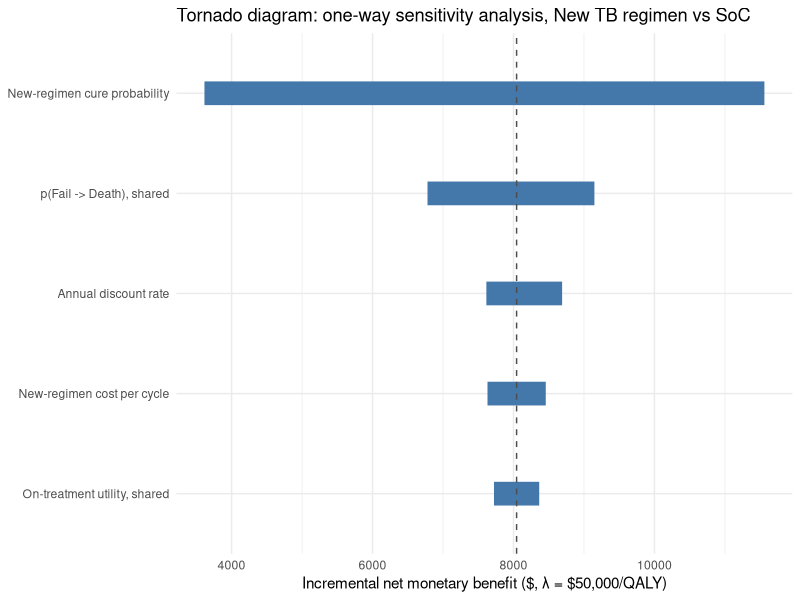

The R script that drew this image:
# Extracted from ch25_handling_uncertainty.typ, lines 273-300
# Section: === Constructing the tornado diagram
# Chapter: 25

library(ggplot2)
library(dplyr)

owsa_results <- tibble::tribble(
  ~parameter,                              ~low,  ~high,
  "New-regimen cure probability",          3615,  11560,
  "p(Fail -> Death), shared",              6780,   9148,
  "Annual discount rate",                  8690,   7615,   # note: low bound gives HIGHER NMB here
  "New-regimen cost per cycle",            8458,   7631,
  "On-treatment utility, shared",          8365,   7723
) %>%
  mutate(
    swing = abs(high - low),
    parameter = forcats::fct_reorder(parameter, swing)   # sort by swing for the funnel shape
  )

base_nmb <- 8044

ggplot(owsa_results, aes(y = parameter)) +
  geom_segment(aes(x = pmin(low, high), xend = pmax(low, high), yend = parameter),
               linewidth = 8, colour = "#4477AA") +
  geom_vline(xintercept = base_nmb, linetype = "dashed", colour = "grey30") +
  labs(x = "Incremental net monetary benefit ($, λ = $50,000/QALY)",
       y = NULL,
       title = "Tornado diagram: one-way sensitivity analysis, New TB regimen vs SoC") +
  theme_minimal()
